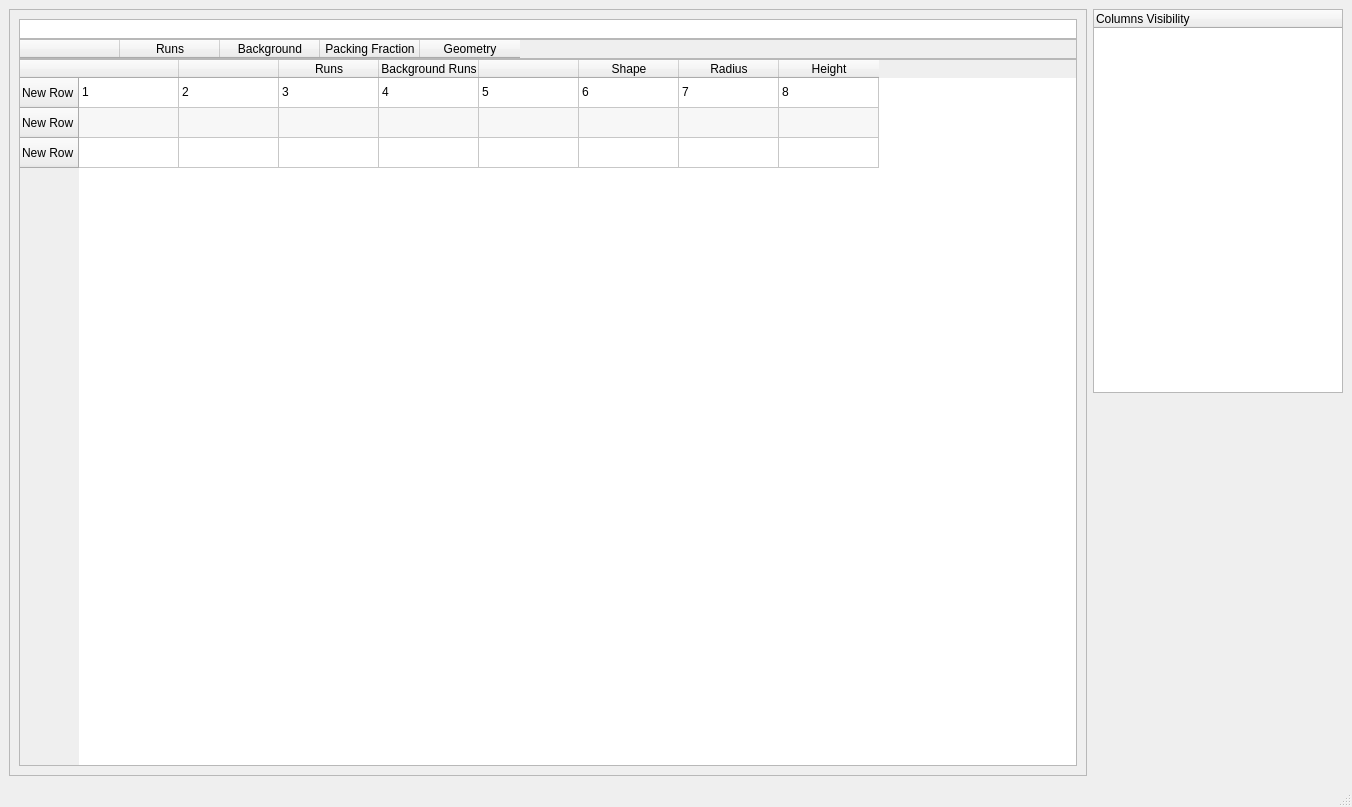
<?xml version="1.0" encoding="UTF-8"?>
<ui version="4.0">
 <class>MainWindow</class>
 <widget class="QMainWindow" name="MainWindow">
  <property name="geometry">
   <rect>
    <x>0</x>
    <y>0</y>
    <width>1352</width>
    <height>807</height>
   </rect>
  </property>
  <property name="windowTitle">
   <string>MainWindow</string>
  </property>
  <widget class="QWidget" name="centralwidget">
   <layout class="QHBoxLayout" name="horizontalLayout">
    <item>
     <widget class="QFrame" name="frame">
      <property name="frameShape">
       <enum>QFrame::StyledPanel</enum>
      </property>
      <property name="frameShadow">
       <enum>QFrame::Raised</enum>
      </property>
      <layout class="QVBoxLayout" name="verticalLayout_3">
       <item>
        <layout class="QVBoxLayout" name="verticalLayout">
         <property name="spacing">
          <number>0</number>
         </property>
         <item>
          <widget class="QTableWidget" name="h1_table">
           <property name="minimumSize">
            <size>
             <width>0</width>
             <height>20</height>
            </size>
           </property>
           <property name="maximumSize">
            <size>
             <width>16777215</width>
             <height>20</height>
            </size>
           </property>
           <property name="horizontalScrollBarPolicy">
            <enum>Qt::ScrollBarAlwaysOff</enum>
           </property>
           <property name="autoScroll">
            <bool>true</bool>
           </property>
          </widget>
         </item>
         <item>
          <widget class="QTableWidget" name="h2_table">
           <property name="minimumSize">
            <size>
             <width>0</width>
             <height>20</height>
            </size>
           </property>
           <property name="maximumSize">
            <size>
             <width>16777215</width>
             <height>20</height>
            </size>
           </property>
           <property name="horizontalScrollBarPolicy">
            <enum>Qt::ScrollBarAlwaysOff</enum>
           </property>
           <column>
            <property name="text">
             <string/>
            </property>
           </column>
           <column>
            <property name="text">
             <string>Runs</string>
            </property>
           </column>
           <column>
            <property name="text">
             <string>Background</string>
            </property>
           </column>
           <column>
            <property name="text">
             <string>Packing Fraction</string>
            </property>
           </column>
           <column>
            <property name="text">
             <string>Geometry</string>
            </property>
           </column>
          </widget>
         </item>
         <item>
          <widget class="QTableWidget" name="h3_table">
           <property name="baseSize">
            <size>
             <width>0</width>
             <height>0</height>
            </size>
           </property>
           <property name="contextMenuPolicy">
            <enum>Qt::CustomContextMenu</enum>
           </property>
           <property name="alternatingRowColors">
            <bool>true</bool>
           </property>
           <row>
            <property name="text">
             <string>New Row</string>
            </property>
           </row>
           <row>
            <property name="text">
             <string>New Row</string>
            </property>
           </row>
           <row>
            <property name="text">
             <string>New Row</string>
            </property>
           </row>
           <column>
            <property name="text">
             <string/>
            </property>
           </column>
           <column>
            <property name="text">
             <string/>
            </property>
           </column>
           <column>
            <property name="text">
             <string>Runs</string>
            </property>
           </column>
           <column>
            <property name="text">
             <string>Background Runs</string>
            </property>
           </column>
           <column>
            <property name="text">
             <string/>
            </property>
           </column>
           <column>
            <property name="text">
             <string>Shape</string>
            </property>
           </column>
           <column>
            <property name="text">
             <string>Radius</string>
            </property>
           </column>
           <column>
            <property name="text">
             <string>Height</string>
            </property>
           </column>
           <item row="0" column="0">
            <property name="text">
             <string>1</string>
            </property>
           </item>
           <item row="0" column="1">
            <property name="text">
             <string>2</string>
            </property>
           </item>
           <item row="0" column="2">
            <property name="text">
             <string>3</string>
            </property>
           </item>
           <item row="0" column="3">
            <property name="text">
             <string>4</string>
            </property>
           </item>
           <item row="0" column="4">
            <property name="text">
             <string>5</string>
            </property>
           </item>
           <item row="0" column="5">
            <property name="text">
             <string>6</string>
            </property>
           </item>
           <item row="0" column="6">
            <property name="text">
             <string>7</string>
            </property>
           </item>
           <item row="0" column="7">
            <property name="text">
             <string>8</string>
            </property>
           </item>
          </widget>
         </item>
        </layout>
       </item>
      </layout>
     </widget>
    </item>
    <item>
     <layout class="QVBoxLayout" name="verticalLayout_2">
      <item>
       <widget class="QTreeWidget" name="treeWidget">
        <property name="sizePolicy">
         <sizepolicy hsizetype="Fixed" vsizetype="Expanding">
          <horstretch>0</horstretch>
          <verstretch>0</verstretch>
         </sizepolicy>
        </property>
        <property name="minimumSize">
         <size>
          <width>250</width>
          <height>0</height>
         </size>
        </property>
        <property name="maximumSize">
         <size>
          <width>250</width>
          <height>16777215</height>
         </size>
        </property>
        <column>
         <property name="text">
          <string>Columns Visibility</string>
         </property>
        </column>
       </widget>
      </item>
      <item>
       <spacer name="verticalSpacer">
        <property name="orientation">
         <enum>Qt::Vertical</enum>
        </property>
        <property name="sizeHint" stdset="0">
         <size>
          <width>20</width>
          <height>40</height>
         </size>
        </property>
       </spacer>
      </item>
     </layout>
    </item>
   </layout>
  </widget>
  <widget class="QMenuBar" name="menubar">
   <property name="geometry">
    <rect>
     <x>0</x>
     <y>0</y>
     <width>1352</width>
     <height>22</height>
    </rect>
   </property>
  </widget>
  <widget class="QStatusBar" name="statusbar"/>
 </widget>
 <resources/>
 <connections>
  <connection>
   <sender>h3_table</sender>
   <signal>customContextMenuRequested(QPoint)</signal>
   <receiver>MainWindow</receiver>
   <slot>h3_table_right_click()</slot>
   <hints>
    <hint type="sourcelabel">
     <x>909</x>
     <y>280</y>
    </hint>
    <hint type="destinationlabel">
     <x>1211</x>
     <y>492</y>
    </hint>
   </hints>
  </connection>
 </connections>
 <slots>
  <slot>h3_table_right_click()</slot>
 </slots>
</ui>
